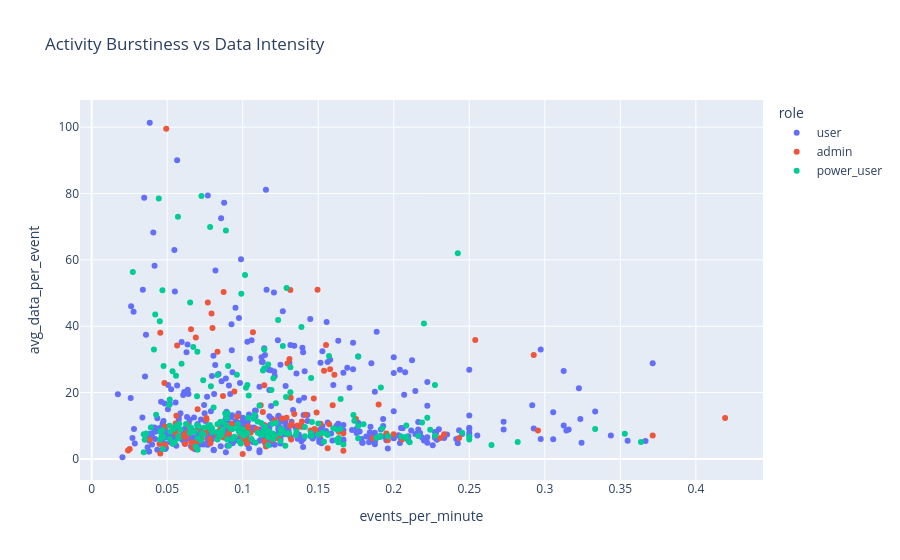

Notebook source saved alongside this figure:
### Code cell
fig = px.scatter(
    grouped_df,
    x="events_per_minute",
    y="avg_data_per_event",
    color="role",
    hover_data=["session_id"],
    title="Activity Burstiness vs Data Intensity"
)

fig.show()

### Figure 1 — Plotly figure (JSON) as saved in the notebook; plotly's stock layout.template omitted (floating-point values rounded to 4 significant figures; data arrays with more than 128 entries replaced by an {"elided": "..."} marker saying what was removed)
{"data": [{"customdata": {"elided": "467x1 str values"}, "hovertemplate": "role=user<br>events_per_minute=%{x}<br>avg_data_per_event=%{y}<br>session_id=%{customdata[0]}<extra></extra>", "legendgroup": "user", "marker": {"color": "#636efa", "symbol": "circle"}, "mode": "markers", "name": "user", "orientation": "v", "showlegend": true, "type": "scatter", "x": {"elided": "467 float values"}, "xaxis": "x", "y": {"elided": "467 float values"}, "yaxis": "y"}, {"customdata": [["S00158"], ["S00159"], ["S00160"], ["S00161"], ["S00162"], ["S00163"], ["S00164"], ["S00165"], ["S00166"], ["S00167"], ["S00168"], ["S00169"], ["S00170"], ["S00171"], ["S00172"], ["S00173"], ["S00174"], ["S00175"], ["S00176"], ["S00177"], ["S00178"], ["S00179"], ["S00180"], ["S00181"], ["S00182"], ["S00183"], ["S00184"], ["S00185"], ["S00186"], ["S00187"], ["S00188"], ["S00189"], ["S00190"], ["S00191"], ["S00192"], ["S00193"], ["S00194"], ["S00195"], ["S00196"], ["S00197"], ["S00198"], ["S00199"], ["S00200"], ["S00201"], ["S00202"], ["S00203"], ["S00204"], ["S00205"], ["S00206"], ["S00207"], ["S00208"], ["S00209"], ["S00210"], ["S00211"], ["S00212"], ["S00213"], ["S00214"], ["S00215"], ["S00216"], ["S00217"], ["S00218"], ["S00219"], ["S00220"], ["S00221"], ["S00222"], ["S00223"], ["S00224"], ["S00225"], ["S00226"], ["S00227"], ["S00228"], ["S00229"], ["S00230"], ["S00231"], ["S00232"], ["S00233"], ["S00234"], ["S00235"], ["S00236"], ["S00237"], ["S00238"], ["S00239"], ["S00240"], ["S00241"], ["S00482"], ["S00483"], ["S00484"], ["S00485"], ["S00486"], ["S00487"], ["S00488"], ["S00489"], ["S00490"], ["S00491"], ["S00492"], ["S00493"], ["S00494"], ["S00495"], ["S00496"], ["S00497"], ["S00498"], ["S00499"], ["S00500"], ["S00501"], ["S00502"], ["S00503"], ["S00504"], ["S00505"], ["S00506"], ["S00507"], ["S00508"], ["S00509"], ["S00510"], ["S00511"], ["S00512"], ["S00513"], ["S00514"], ["S00515"], ["S00516"], ["S00517"], ["S00518"], ["S00519"], ["S00520"], ["S00521"], ["S00522"], ["S00523"], ["S00524"]], "hovertemplate": "role=admin<br>events_per_minute=%{x}<br>avg_data_per_event=%{y}<br>session_id=%{customdata[0]}<extra></extra>", "legendgroup": "admin", "marker": {"color": "#EF553B", "symbol": "circle"}, "mode": "markers", "name": "admin", "orientation": "v", "showlegend": true, "type": "scatter", "x": [0.3714, 0.0875, 0.05556, 0.06186, 0.1316, 0.1562, 0.2308, 0.1304, 0.1196, 0.1154, 0.1392, 0.1014, 0.04494, 0.05607, 0.1029, 0.1481, 0.1324, 0.0625, 0.2955, 0.1607, 0.06186, 0.1, 0.1235, 0.1231, 0.1, 0.1951, 0.06306, 0.05714, 0.1471, 0.1552, 0.06957, 0.02521, 0.1449, 0.04854, 0.03846, 0.08696, 0.04938, 0.07843, 0.07609, 0.1667, 0.1667, 0.2, 0.1316, 0.0875, 0.1068, 0.131, 0.0241, 0.2432, 0.09278, 0.07018, 0.04854, 0.09649, 0.1053, 0.4194, 0.09091, 0.1341, 0.09091, 0.186, 0.1961, 0.1489, 0.04545, 0.1034, 0.06098, 0.06667, 0.07447, 0.04545, 0.1321, 0.05882, 0.06593, 0.1636, 0.2333, 0.09859, 0.2927, 0.1364, 0.08333, 0.05495, 0.05556, 0.06494, 0.1029, 0.05618, 0.1034, 0.1515, 0.1158, 0.07937, 0.07865, 0.1379, 0.1261, 0.1579, 0.1596, 0.1318, 0.07534, 0.254, 0.0566, 0.1133, 0.1145, 0.1573, 0.1515, 0.07692, 0.1475, 0.08, 0.1119, 0.07299, 0.1194, 0.19, 0.1495, 0.08738, 0.09449, 0.07071, 0.1143, 0.06364, 0.1091, 0.07586, 0.129, 0.06897, 0.1417, 0.06579, 0.2055, 0.1389, 0.1143, 0.04819, 0.1296, 0.175, 0.1538, 0.07634, 0.08333, 0.08497, 0.1212], "xaxis": "x", "y": [7.077, 6.429, 10.67, 4.5, 10.0, 3.2, 6.333, 7.333, 5.727, 3.778, 11.27, 7.0, 4.5, 13.0, 5.857, 8.75, 10.56, 6.667, 8.538, 25.33, 7.333, 6.0, 6.4, 6.25, 1.5, 7.625, 7.714, 6.833, 18.2, 34.33, 5.0, 3.0, 8.6, 4.2, 5.75, 19.0, 99.5, 6.0, 11.86, 7.714, 2.462, 7.444, 50.9, 6.571, 38.18, 30.09, 2.5, 6.333, 10.56, 15.0, 9.8, 12.82, 7.875, 12.31, 7.667, 13.55, 9.8, 6.25, 5.6, 14.0, 1.667, 9.75, 7.0, 3.4, 8.0, 38.0, 5.857, 6.6, 5.0, 8.222, 7.429, 7.429, 31.33, 10.08, 7.143, 8.0, 9.833, 9.0, 4.714, 7.6, 8.5, 7.4, 8.273, 43.8, 4.714, 9.667, 12.21, 27.0, 16.2, 18.41, 7.727, 35.88, 34.22, 14.12, 10.13, 10.43, 10.6, 47.18, 9.0, 39.43, 16.2, 6.0, 5.875, 16.42, 51.0, 50.33, 20.33, 9.286, 22.17, 10.29, 9.0, 12.36, 12.42, 36.6, 13.29, 39.1, 5.867, 9.9, 5.417, 22.88, 28.79, 12.0, 26.56, 8.8, 32.3, 8.846, 11.67], "yaxis": "y"}, {"customdata": {"elided": "206x1 str values"}, "hovertemplate": "role=power_user<br>events_per_minute=%{x}<br>avg_data_per_event=%{y}<br>session_id=%{customdata[0]}<extra></extra>", "legendgroup": "power_user", "marker": {"color": "#00cc96", "symbol": "circle"}, "mode": "markers", "name": "power_user", "orientation": "v", "showlegend": true, "type": "scatter", "x": {"elided": "206 float values"}, "xaxis": "x", "y": {"elided": "206 float values"}, "yaxis": "y"}], "layout": {"legend": {"title": {"text": "role"}, "tracegroupgap": 0}, "title": {"text": "Activity Burstiness vs Data Intensity"}, "xaxis": {"anchor": "y", "domain": [0, 1], "title": {"text": "events_per_minute"}}, "yaxis": {"anchor": "x", "domain": [0, 1], "title": {"text": "avg_data_per_event"}}}}
